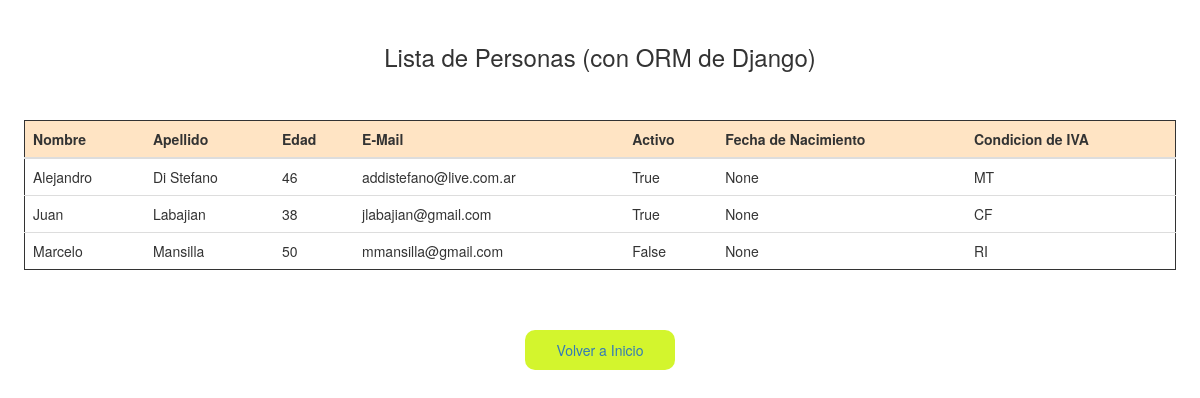
The page /personas on the database as committed earlier.
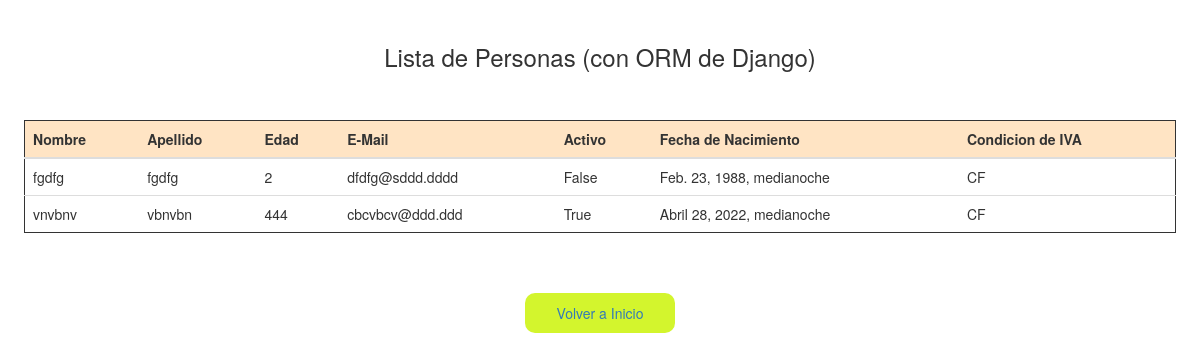
The same page on the database as committed later.
### titulos/models.py (models this page shows, shortened)
class Persona(models.Model):
    nombre = models.CharField("Nombre/s", max_length=150)
    apellido = models.CharField(max_length=150)
    edad = models.IntegerField(null=True, blank=True)
    localidad = models.ForeignKey(Localidad, on_delete=models.PROTECT, null=True, blank=True)
    email = models.EmailField(null=True, blank=True)
    activo = models.BooleanField(default=False)
    fecha_nacimiento = models.DateTimeField("Fecha de Nacimiento", null=True, blank=True)
    tipo_iva = models.CharField("Tipo de IVA", max_length=2, choices=TIPO_IVA_CHOICE, default="CF")
    class Meta:
        ordering = ["apellido", "nombre"]

### titulos/views.py (the view)
# urls.py: path('personas', views.personas, name='personas'),
def personas(request, template_name="titulos/personas.html"):
    lista_personas = Persona.objects.all()
    dato = {"personas": lista_personas}
    return render(request, template_name, dato)

### templates/titulos/personas.html (shortened to what this page needs)
<!DOCTYPE html>
{% load static %}
<html lang="es">
<head>
    <link rel="stylesheet" type="text/css" href="{% static 'css/bootstrap.css' %}">
    <link rel="stylesheet" type="text/css" href="{% static 'css/styles.css' %}">
    <link href="{% static 'css/jquery-ui.css' %}" rel="stylesheet">
</head>
<body>
    <div class="tabla">
        <h3>Lista de Personas (con ORM de Django)</h3></br></br>
        <table class="table">
            <thead>
                <tr>
                    <th>Nombre</th>
                    <th>Apellido</th>
                    <th>Edad</th>
                    <th>E-Mail</th>
                    <th>Activo</th>
                    <th>Fecha de Nacimiento</th>
                    <th>Condicion de IVA</th>
                </tr>
            </thead>
            {% for persona in personas %}
            <tr>
                <td> {{persona.nombre}} </td>
                <td> {{persona.apellido}} </td>
                <td> {{persona.edad}} </td>
                <td> {{persona.email}} </td>
                <td> {{persona.activo}} </td>
                <td> {{persona.fecha_nacimiento}} </td>
                <td> {{persona.tipo_iva}} </td>
            </tr>
            {% endfor %}
        </table></br></br>
        <a href="{% url 'index' %}"><button>Volver a Inicio</button></a>
    </div>
</body>
</html>

Rows that differ between the two databases and show on the page:
removed Persona: nombre "Alejandro", apellido "Di Stefano", edad "46", email "addistefano@live.com.ar", activo "True", fecha_nacimiento "None", tipo_iva "MT"
removed Persona: nombre "Juan", apellido "Labajian", edad "38", email "jlabajian@gmail.com", activo "True", fecha_nacimiento "None", tipo_iva "CF"
removed Persona: nombre "Marcelo", apellido "Mansilla", edad "50", email "mmansilla@gmail.com", activo "False", fecha_nacimiento "None", tipo_iva "RI"
added Persona: nombre "fgdfg", apellido "fgdfg", edad "2", email "dfdfg@sddd.dddd", activo "False", fecha_nacimiento "Feb. 23, 1988, medianoche", tipo_iva "CF"
added Persona: nombre "vnvbnv", apellido "vbnvbn", edad "444", email "cbcvbcv@ddd.ddd", activo "True", fecha_nacimiento "Abril 28, 2022, medianoche", tipo_iva "CF"
